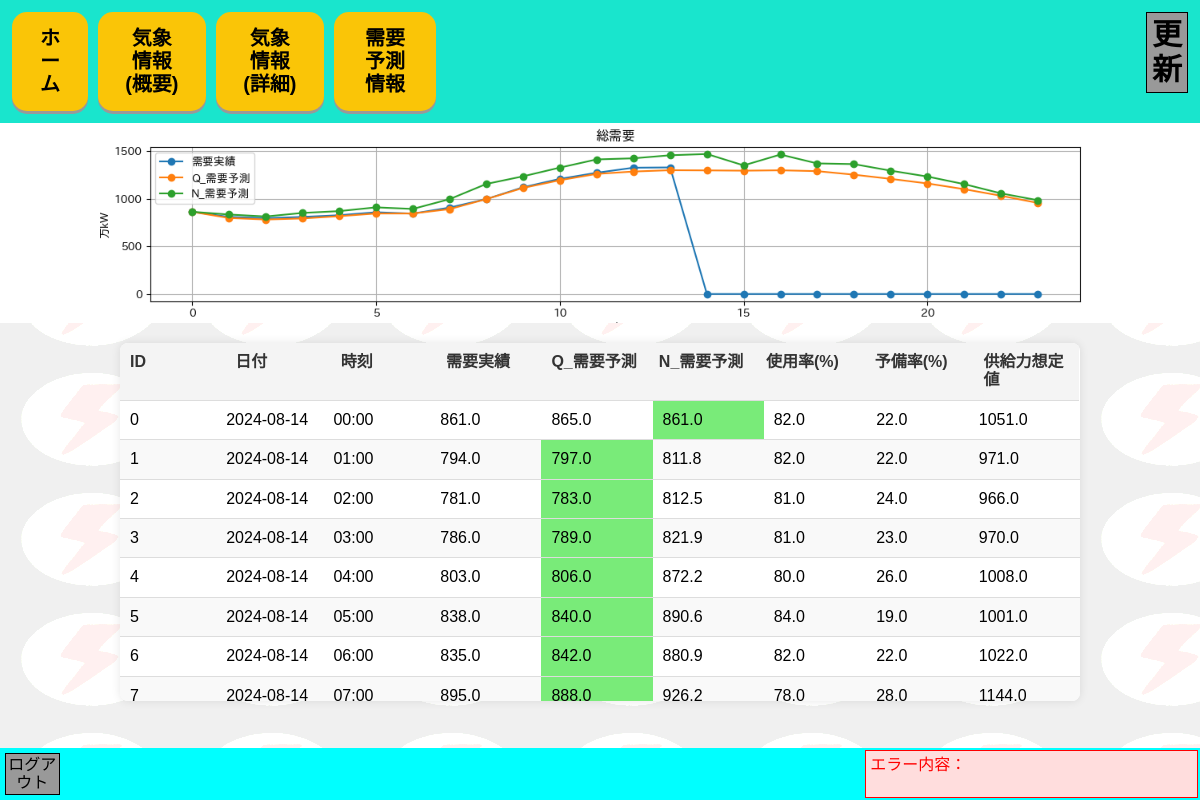
Before: /dmd_gui/demand_info/ (signed in) with the older database file.
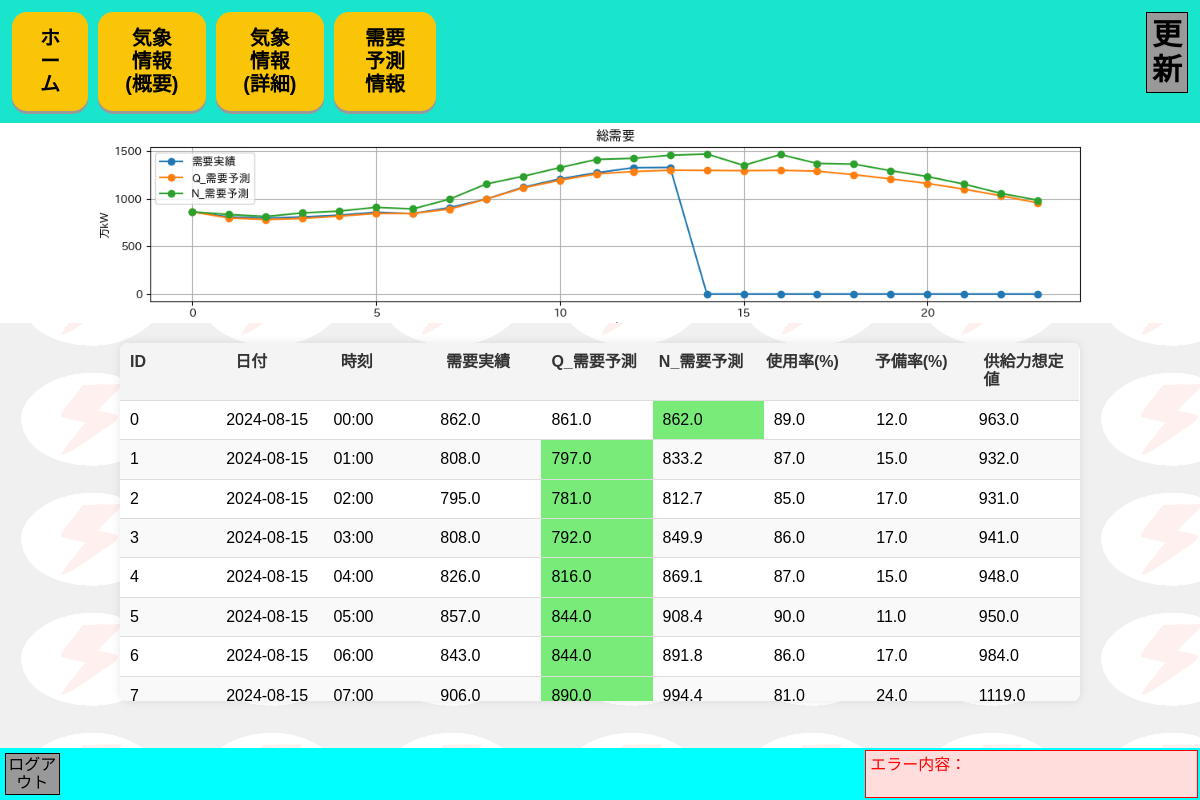
After: the same page with the newer database file.
### dmd_gui/models.py (models this page shows, shortened)
class DemandData0(models.Model):
    id = models.IntegerField(primary_key=True)
    date = models.DateField()
    time = models.TimeField()
    ploperformancet = models.FloatField()
    prediction_q = models.FloatField(default=0.0)
    prediction_n = models.FloatField(default=0.0)
    used = models.FloatField()
    supply = models.FloatField()
    supply_prediction = models.FloatField()

### dmd_gui/views.py (the view, shortened to what this page needs)
# urls.py: path('demand_info/', views.demand_info, name='demand_info'),
@never_cache
@login_required
def demand_info(request):
    data_list = DemandData0.objects.all()
    for data in data_list:
        data.formatted_date = data.date.strftime('%Y-%m-%d')
        data.formatted_time = data.time.strftime('%H:%M')
        diff_q = abs(data.ploperformancet - data.prediction_q)
        diff_n = abs(data.ploperformancet - data.prediction_n)
        data.prediction_q_class = 'highlight' if diff_q < diff_n else ''
        data.prediction_n_class = 'highlight' if diff_n < diff_q else ''
    timestamp = timezone.now().timestamp()
    response = render(request, 'dmd_gui/demand_info.html', {
        'data_list': data_list,
        'timestamp': timestamp,
        })
    return response

### dmd_gui/templates/dmd_gui/demand_info.html (shortened to what this page needs)
{% load static %}
<!DOCTYPE html>
<html lang="ja">
    <head>
        <link rel="stylesheet" type="text/css" href="{% static 'dmd_gui/css/reset.css' %}"/>
        <link rel="stylesheet" type="text/css" href="{% static 'dmd_gui/css/style.css' %}?{{ timestamp }}"/>
    </head>
        <body>
            <header>
                <aside>
                    <nav>
                        <ul>
                            <li class="button"><a href="{% url 'index' %}">ホーム</a></li>
                            <li class="button"><a href="{% url 'forecast_all' %}">気象情報(概要)</a></li>
                            <li class="button"><a href="{% url 'forecast_details' %}">気象情報(詳細)</a></li>
                            <li class="button"><a href="{% url 'demand_info' %}">需要予測情報</a></li>
                            <form method="POST" action="{% url 'demand_info' %}">
                                <button type="submit" class="update-button">更新</button>
                            </form>
                        </ul>
                    </nav>
                </aside>
            </header>
            <main>
                <img src="{% static 'dmd_gui/capture/graph.png' %}?{{ timestamp }}" alt="Graph" class='demand_Graph'>
                <div class="table-container">
                    <table>
                        <thead>
                            <tr>
                                <th>ID</th>
                                <th>日付</th>
                                <th>時刻</th>
                                <th>需要実績</th>
                                <th>Q_需要予測</th>
                                <th>N_需要予測</th>
                                <th>使用率(%)</th>
                                <th>予備率(%)</th>
                                <th>供給力想定値</th>
                            </tr>
                        </thead>
                        <tbody>
                            {% for data in data_list %}
                            <tr>
                                <td>{{ data.id }}</td>
                                <td>{{ data.formatted_date  }}</td>
                                <td>{{ data.formatted_time }}</td>
                                <td>{{ data.ploperformancet }}</td>
                                <td class="{{ data.prediction_q_class }}">{{ data.prediction_q }}</td>
                                <td class="{{ data.prediction_n_class }}">{{ data.prediction_n }}</td>
                                <td>{{ data.used }}</td>
                                <td>{{ data.supply }}</td>
                                <td>{{ data.supply_prediction }}</td>
                            </tr>
                            {% endfor %}
                        </tbody>
                    </table>
                </div>
            </main>
            <footer>
                <a href="{% url 'logout' %}" class="logout-button">ログアウト</a>
                <div id="error-message" class="error-message {% if error_message %}visible{% endif %}">
                    <p>エラー内容：{{ error_message }}</p>
                </div>
            </footer>
        </body>
    </html>

### dmd_gui/static/dmd_gui/CSS/style.css (style rules this page uses)
html, body { height: 100%; overflow: hidden; font-family: Arial, sans-serif; background-color: #f0f0f0; margin: 0; padding: 0; background-image: url("01_images/denryoku_mark.png"); background-repeat:repeat; background-size: 15% 15%; background-blend-mode: lighten; }
header aside nav ul { display: flex; font-size: 30px; font-weight: bold; background-color: #19e5cd; padding: 0.4em; }
header aside nav ul li { display: inline-block; padding: 15px 25px; font-size: 20px; cursor: pointer; text-align: center; text-decoration: none; outline: none; color: #000000; background-color: #fac507; border: none; border-radius: 15px; box-shadow: 0 3px #999; transition: background-color 0.3s, box-shadow 0.3s, transform 0.3s; margin-right: 10px; }
.update-button { display: inline-block; margin-left: 700px; background-color: #999; border: 1px solid; padding: 5px; }
.demand_Graph { width: 100%; }
.table-container { width: 80%; margin: 20px auto; max-height: 400px; overflow: hidden; background-color: #fff; box-shadow: 0 0 10px rgba(0, 0, 0, 0.1); border-radius: 8px; }
table { width: 100%; border-collapse: collapse; border-spacing: 0; }
thead { display: table; width: calc(100% - 1px); background-color: #f4f4f4; color: #333; position: sticky; top: 0; z-index: 1; }
tbody { display: block; height: 300px; overflow-y: auto; }
th, td { padding: 10px; text-align: left; border-bottom: 1px solid #ddd; width: 150px; box-sizing: border-box; }
th { background-color: #f4f4f4; color: #333; }
tr:nth-child(even) { background-color: #f9f9f9; }
.highlight { background-color: rgb(121, 235, 121); }
footer { display: flex; position: fixed; background-color:cyan; bottom: 0; width: 100%; }
.logout-button { margin: 0.3em; background-color: #999; border: 1px solid; padding: 0.1em; width: 8%; text-align: center; }
.error-message { color: red; background-color: #fdd; border: 1px solid red; padding: 0.3em; margin: 0.1em 0.1em 0.1em 50.0em; width: 50%; }

Changed rows visible on the page:
changed DemandData0 id 0: formatted_date "2024-08-14" → "2024-08-15"; ploperformancet "861.0" → "862.0"; prediction_q "865.0" → "861.0"; prediction_n "861.0" → "862.0"; used "82.0" → "89.0"; supply "22.0" → "12.0"; supply_prediction "1051.0" → "963.0"
changed DemandData0 id 1: formatted_date "2024-08-14" → "2024-08-15"; ploperformancet "794.0" → "808.0"; prediction_n "811.8" → "833.2"; used "82.0" → "87.0"; supply "22.0" → "15.0"; supply_prediction "971.0" → "932.0"
changed DemandData0 id 2: formatted_date "2024-08-14" → "2024-08-15"; ploperformancet "781.0" → "795.0"; prediction_q "783.0" → "781.0"; prediction_n "812.5" → "812.7"; used "81.0" → "85.0"; supply "24.0" → "17.0"; supply_prediction "966.0" → "931.0"
changed DemandData0 id 3: formatted_date "2024-08-14" → "2024-08-15"; ploperformancet "786.0" → "808.0"; prediction_q "789.0" → "792.0"; prediction_n "821.9" → "849.9"; used "81.0" → "86.0"; supply "23.0" → "17.0"; supply_prediction "970.0" → "941.0"
changed DemandData0 id 4: formatted_date "2024-08-14" → "2024-08-15"; ploperformancet "803.0" → "826.0"; prediction_q "806.0" → "816.0"; prediction_n "872.2" → "869.1"; used "80.0" → "87.0"; supply "26.0" → "15.0"; supply_prediction "1008.0" → "948.0"
changed DemandData0 id 5: formatted_date "2024-08-14" → "2024-08-15"; ploperformancet "838.0" → "857.0"; prediction_q "840.0" → "844.0"; prediction_n "890.6" → "908.4"; used "84.0" → "90.0"; supply "19.0" → "11.0"; supply_prediction "1001.0" → "950.0"
changed DemandData0 id 6: formatted_date "2024-08-14" → "2024-08-15"; ploperformancet "835.0" → "843.0"; prediction_q "842.0" → "844.0"; prediction_n "880.9" → "891.8"; used "82.0" → "86.0"; supply "22.0" → "17.0"; supply_prediction "1022.0" → "984.0"
changed DemandData0 id 7: formatted_date "2024-08-14" → "2024-08-15"; ploperformancet "895.0" → "906.0"; prediction_q "888.0" → "890.0"; prediction_n "926.2" → "994.4"; used "78.0" → "81.0"; supply "28.0" → "24.0"; supply_prediction "1144.0" → "1119.0"
